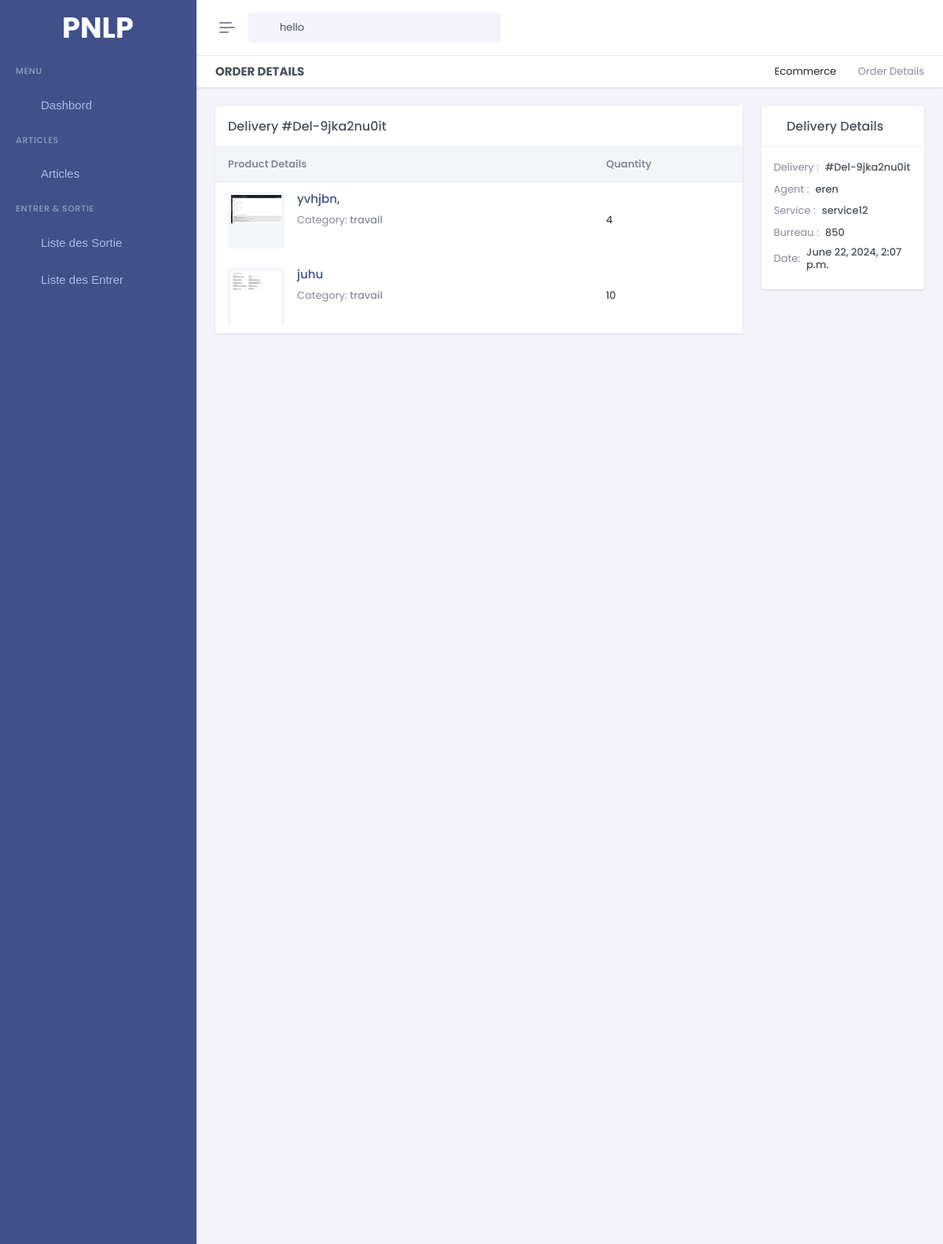
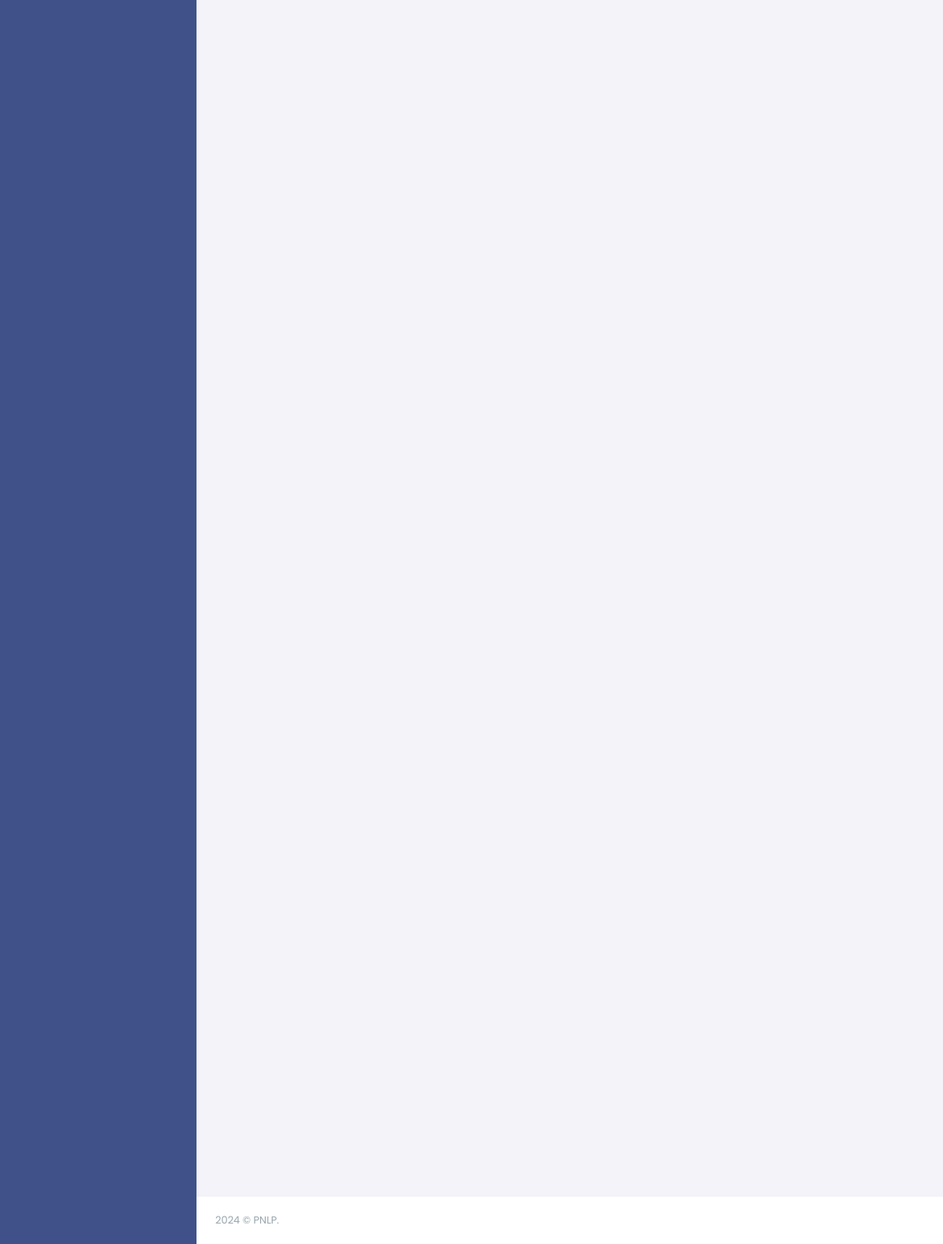
The page /delivery-detail/Del-9jka2nu0it on the database its author committed (2 pictures, top to bottom).
### gestion/models.py (models this page shows, shortened)
class Delivery(models.Model):
    did = ShortUUIDField(unique=True, length=10, max_length= 20 , alphabet='abcdefghijklmnopqrstuvwxyz1234567890' , editable=False,  prefix='Del-')
    user = models.ForeignKey(User, on_delete=models.SET_NULL , null=True , blank=True)
    post = models.CharField(max_length=200)
    service = models.CharField(max_length=200, blank=True, null=True)
    date = models.DateTimeField(auto_now_add=True)

class DeliveryProduct(models.Model):
    delivery = models.ForeignKey(Delivery,on_delete=models.SET_NULL , null=True)
    product = models.ForeignKey(Product,on_delete=models.CASCADE)
    quantity = models.PositiveIntegerField()

class Product(models.Model):
    pid = ShortUUIDField(unique=True, length=10, max_length= 20 , alphabet='abcdefghijklmnopqrstuvwxyz1234567890' , editable=False,  prefix='Prod-')
    title = models.CharField(max_length=100, default='untitle product')
    category = models.ForeignKey(Category,on_delete=models.SET_NULL , null=True , related_name='category')
    quantity = models.PositiveIntegerField()
    description = models.TextField()
    image = models.ImageField(default="./new-document.png", null = False,blank= False, upload_to='product_image' )
    created_at = models.DateTimeField(auto_now_add=True)
    updated_at = models.DateTimeField(auto_now=True)

class Category(models.Model):
    cid = ShortUUIDField(unique=True, length=10, max_length= 20 , alphabet='abcdefghijklmnopqrstuvwxyz1234567890' , editable=False,  prefix='Cat-')
    title = models.CharField(max_length=100, default='untitle category')
    created_at = models.DateTimeField(auto_now_add=True)
    updated_at = models.DateTimeField(auto_now=True)
    def __str__(self):
        return self.title

### userauth/models.py (models this page shows)
class User(AbstractUser):
    id= ShortUUIDField(unique=True, length=4, max_length= 20 ,prefix='', alphabet='1234567890',primary_key=True)
    email = models.EmailField(unique=True)
    username = models.CharField(max_length=60, unique=True)
    image= models.ImageField(default="./default.jpg")
    phone = models.CharField(max_length=200, blank=True, null=True)
    def __str__(self):
        return self.username

### gestion/views.py (the view)
# urls.py: path('delivery-detail/<did>' ,DeliveryDetail, name='delivery'),
def DeliveryDetail(request, did) :
    delivery = Delivery.objects.get(did=did)
    products = DeliveryProduct.objects.filter(delivery=delivery.id)
    context = {
        'delivery':delivery,
        'products':products,
    }
    return render(request, 'pages/deliveries/delivery-detail.html', context)

### gestion/context_processor.py (called while the page is built)
def is_admin(user):
    try:
        admin_profile = AdminProfile.objects.get(user=user)
        return True
    except AdminProfile.DoesNotExist:
        return False

### templates/pages/deliveries/delivery-detail.html (shortened to what this page needs)
{% extends 'base/base.html' %}
{% load static %}
{% block 'content' %}
<div class="main-content">
    <div class="page-content">
        <div class="container-fluid">
            <div class="row">
                <div class="col-12">
                    <div class="page-title-box d-sm-flex align-items-center justify-content-between bg-galaxy-transparent">
                        <h4 class="mb-sm-0">Order Details</h4>
                        <div class="page-title-right">
                            <ol class="breadcrumb m-0">
                                <li class="breadcrumb-item"><a href="javascript: void(0);">Ecommerce</a></li>
                                <li class="breadcrumb-item active">Order Details</li>
                            </ol>
                        </div>
                    </div>
                </div>
            </div>
            <div class="row">
                <div class="col-xl-9">
                    <div class="card">
                        <div class="card-header">
                            <div class="d-flex align-items-center">
                                <h5 class="card-title flex-grow-1 mb-0">Delivery #{{delivery.did}}</h5>
                            </div>
                        </div>
                        <div class="card-body">
                            <div class="table-responsive table-card">
                                <table class="table table-nowrap align-middle table-borderless mb-0">
                                    <thead class="table-light text-muted">
                                        <tr>
                                            <th scope="col">Product Details</th>
                                            <th scope="col">Quantity</th>
                                        </tr>
                                    </thead>
                                    <tbody>
                                        {% for product in products %}
                                        <tr>
                                            <td>
                                                <div class="d-flex">
                                                    <div class="flex-shrink-0 avatar-md bg-light rounded p-1">
                                                        <img src="{{product.product.image.url}}" alt="" class="img-fluid d-block">
                                                    </div>
                                                    <div class="flex-grow-1 ms-3">
                                                        <h5 class="fs-15"><a href="apps-ecommerce-product-details.html" class="link-primary">{{product.product.title}}</a></h5>
                                                        <p class="text-muted mb-0">Category: <span class="fw-medium">{{product.product.category}}</span></p>
                                                    </div>
                                                </div>
                                            </td>
                                            <td class="m-auto">{{product.quantity}}</td>
                                        </tr>
                                        {% endfor %}
                                    </tbody>
                                </table>
                            </div>
                        </div>
                    </div>
                </div>
                <div class="col-xl-3">
                    <div class="card">
                        <div class="card-header">
                            <h5 class="card-title mb-0"><i class="ri-secure-payment-line align-bottom me-1 text-muted"></i>Delivery Details</h5>
                        </div>
                        <div class="card-body">
                            <div class="d-flex align-items-center mb-2">
                                <div class="flex-shrink-0">
                                    <p class="text-muted mb-0">Delivery :</p>
                                </div>
                                <div class="flex-grow-1 ms-2">
                                    <h6 class="mb-0">#{{delivery.did}}</h6>
                                </div>
                            </div>
                            <div class="d-flex align-items-center mb-2">
                                <div class="flex-shrink-0">
                                    <p class="text-muted mb-0">Agent :</p>
                                </div>
                                <div class="flex-grow-1 ms-2">
                                    <h6 class="mb-0">{{delivery.user}}</h6>
                                </div>
                            </div>
                            <div class="d-flex align-items-center mb-2">
                                <div class="flex-shrink-0">
                                    <p class="text-muted mb-0">Service :</p>
                                </div>
                                <div class="flex-grow-1 ms-2">
                                    <h6 class="mb-0">{{delivery.service}}</h6>
                                </div>
                            </div>
                            <div class="d-flex align-items-center mb-2">
                                <div class="flex-shrink-0">
                                    <p class="text-muted mb-0">Burreau :</p>
                                </div>
                                <div class="flex-grow-1 ms-2">
                                    <h6 class="mb-0">{{delivery.post}}</h6>
                                </div>
                            </div>
                            <div class="d-flex align-items-center mb-2">
                                <div class="flex-shrink-0">
                                    <p class="text-muted mb-0">Date:</p>
                                </div>
                                <div class="flex-grow-1 ms-2">
                                    <h6 class="mb-0">{{delivery.date}}</h6>
                                </div>
                            </div>
                        </div>
                    </div>
                </div>
            </div>
        </div>
    </div>
    <footer class="footer">
        <div class="container-fluid">
            <div class="row">
                <div class="col-sm-6">
                </div>
                <div class="col-sm-6">
                    <div class="text-sm-end d-none d-sm-block">
                    </div>
                </div>
            </div>
        </div>
    </footer>
</div>
{% endblock %}

### rows shown on the page
Delivery: did "Del-9jka2nu0it", user "eren", service "service12", post "850", date "June 22, 2024, 2:07 p.m."
DeliveryProduct: product.image (picture), product "yvhjbn,", product.category "travail", quantity "4"
DeliveryProduct: product.image (picture), product "juhu", product.category "travail", quantity "10"
